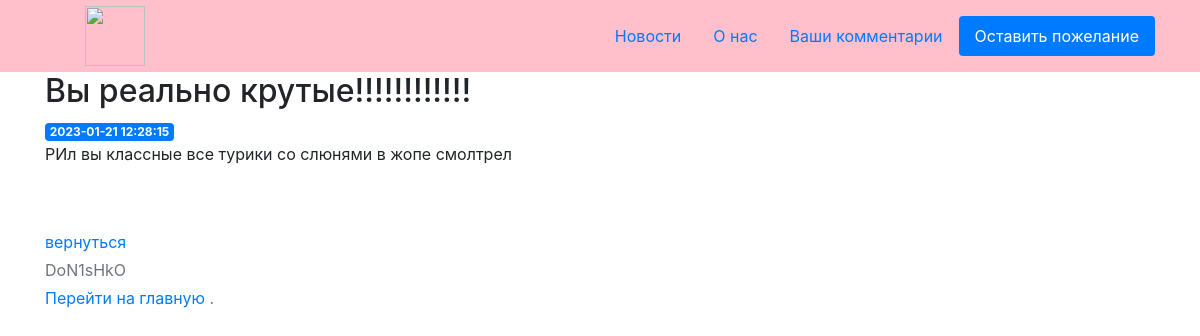
The app's page /10, older data.
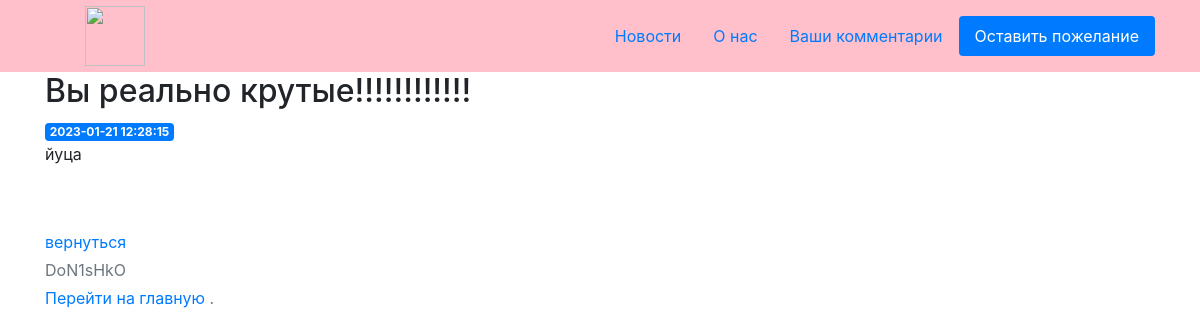
The same page, newer data.
### tables this page shows
CREATE TABLE posts (
    id INTEGER PRIMARY KEY AUTOINCREMENT,
    created TIMESTAMP NOT NULL DEFAULT CURRENT_TIMESTAMP,
    title TEXT NOT NULL,
    content TEXT NOT NULL
);

### blog_app/routes.py (the view)
@app.route('/<int:post_id>')
def post(post_id):
    post = get_post(post_id)
    return render_template('post.html', post=post)

### blog_app/routes.py (called while the page is built)
def get_db_connection():
    conn = sqlite3.connect('blog_app/database.db')
    conn.row_factory = sqlite3.Row
    return conn

def get_post(post_id):
    conn = get_db_connection()
    post = conn.execute('SELECT * FROM posts WHERE id = ?',
                        (post_id,)).fetchone()
    conn.close()
    if post is None:
        abort(404)
    return post

### blog_app/templates/post.html
{% extends 'base.html' %}
{% block content %}
    <h2>{% block title %} {{ post['title'] }} {% endblock %}</h2>
    <span class="badge badge-primary">{{ post['created'] }}</span>
    <p>{{ post['content'] }}</p>
{% endblock %}

Row changes from the older to the newer data that the page shows:
changed posts "Вы реально крутые!!!!!!!!!!!!": content "РИл вы классные все турики со слюнями в жопе смолтрел" → "йуца"
